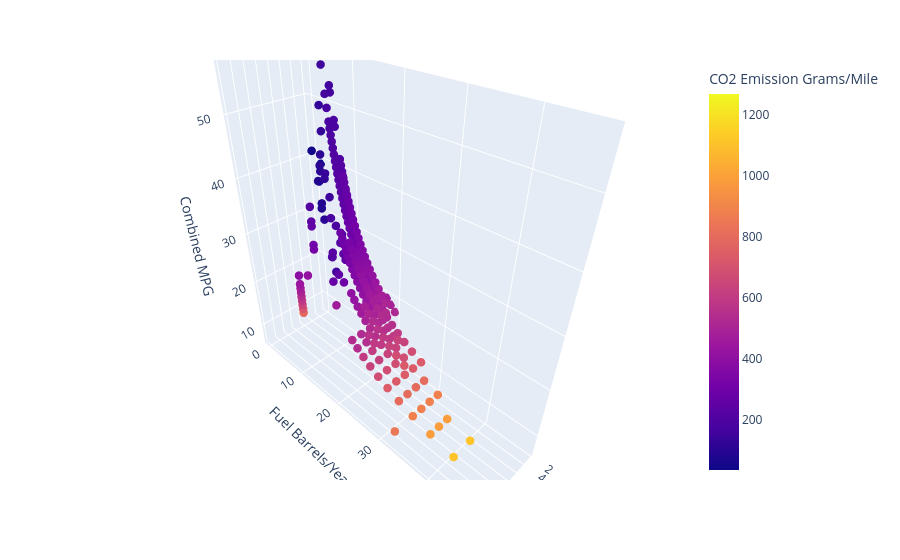

Notebook code cell kept with this figure:
### Code cell
import plotly.express as px

fig = px.scatter_3d(dataset, 'Cylinders','Fuel Barrels/Year', 'Combined MPG', color = 'CO2 Emission Grams/Mile')
                    #, color_continuous_scale="purples")
                    #,text=tab_ct["label"])
#fig.update_traces(mode="markers")
fig.update_traces(marker=dict(size=5))
fig.show()
fig.write_html("scatter3d.html")


plt.show()

### Figure 1 — Plotly figure (JSON) as saved in the notebook; plotly's stock layout.template omitted (floating-point values rounded to 4 significant figures; data arrays with more than 128 entries replaced by an {"elided": "..."} marker saying what was removed)
{"data": [{"hovertemplate": "Cylinders=%{x}<br>Fuel Barrels/Year=%{y}<br>Combined MPG=%{z}<br>CO2 Emission Grams/Mile=%{marker.color}<extra></extra>", "legendgroup": "", "marker": {"color": {"elided": "35952 float values"}, "coloraxis": "coloraxis", "size": 5, "symbol": "circle"}, "mode": "markers", "name": "", "scene": "scene", "showlegend": false, "type": "scatter3d", "x": {"elided": "35952 float values"}, "y": {"elided": "35952 float values"}, "z": {"elided": "35952 int values"}}], "layout": {"coloraxis": {"colorbar": {"title": {"text": "CO2 Emission Grams/Mile"}}, "colorscale": [[0, "#0d0887"], [0.1111, "#46039f"], [0.2222, "#7201a8"], [0.3333, "#9c179e"], [0.4444, "#bd3786"], [0.5556, "#d8576b"], [0.6667, "#ed7953"], [0.7778, "#fb9f3a"], [0.8889, "#fdca26"], [1, "#f0f921"]]}, "legend": {"tracegroupgap": 0}, "margin": {"t": 60}, "scene": {"domain": {"x": [0, 1], "y": [0, 1]}, "xaxis": {"title": {"text": "Cylinders"}}, "yaxis": {"title": {"text": "Fuel Barrels/Year"}}, "zaxis": {"title": {"text": "Combined MPG"}}}}}
